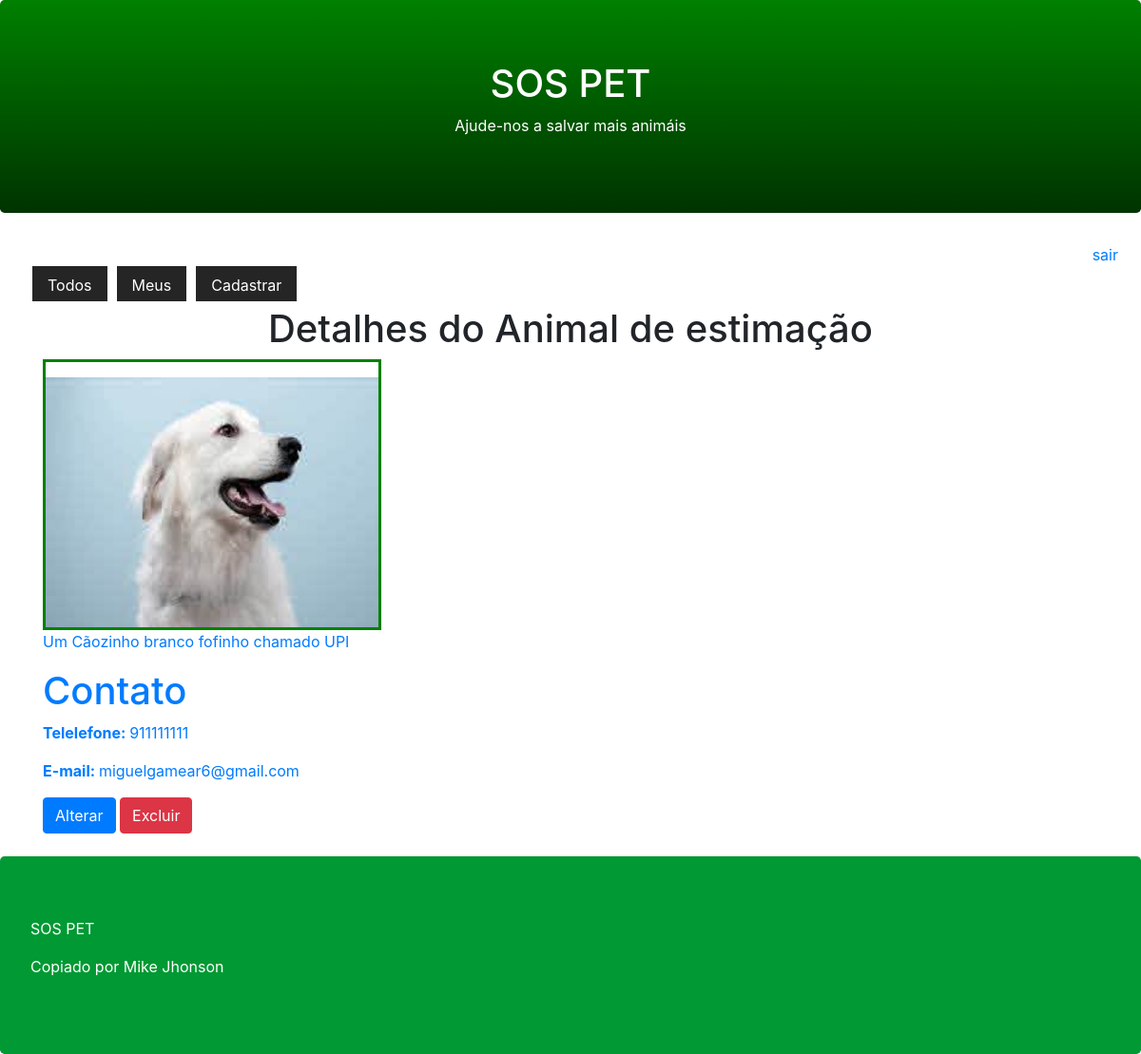
Screenshot of /pet/detail/2/ (signed in) with the database file from the repository.
### core/models.py (models this page shows, shortened)
class Pet(models.Model):
    city = models.CharField(max_length=100)
    description = models.TextField()
    phone = models.CharField(max_length=11)
    email = models.EmailField()
    begin_date = models.DateTimeField(auto_now_add=True)
    photo = models.ImageField(upload_to='pet')
    active = models.BooleanField(default=True)
    user = models.ForeignKey(User, on_delete=models.CASCADE)

### core/views.py (the view)
# urls.py: path('pet/detail/<id>/', views.pet_detail),
def pet_detail(request, id):
    pet = Pet.objects.get(active=True, id=id)
    return render(request, 'pet.html', {'pet':pet})

### templates/pet.html (shortened to what this page needs)
{% extends "model-page.html" %}
{% block content %}
<h1 class="text-center">Detalhes do Animal de estimação</h1>
<div class="modal fade" id="modal_confirm">
    <div class="modal-dialog modal-dialog-centered">
      <div class="modal-content">
        <div class="modal-body text-right">
         <a href="/pet/delete/{{ pet.id}}/">
        </div>
      </div>
    </div>
  </div>
<div class="container mp-4 mb-4">
    <div class="row">
        <div class="col-sm-4">
            <div style="border-color: green; border-style: solid; width: 356px; height: 100%">
                <img src="{{ pet.photo.url }}" width="350" height="263" style="margin-top: 16px;">
            </div>
        </div>
        <div class="col-sm-8">
           <p>{{ pet.description }}</p>
           <h1>Contato</h1>
           <p><b>Telelefone: </b>{{ pet.phone}}</p>
           <p><b>E-mail: </b>{{ pet.email }}</p>
           {% if request.user == pet.user %}
           <a href="/pet/register/?id={{ pet.id }}">
            <button type="button" class="btn btn-primary">Alterar</button>
           </a>
            <button type="button" class="btn btn-danger" data-toggle="modal"
            data-target="#modal_confirm">Excluir</button>
            {% endif %}
        </div>
    </div>
</div>
{% endblock %}

### rows the page displays
Pet: photo (picture), description "Um Cãozinho branco fofinho chamado UPI", phone "911111111", email "miguelgamear6@gmail.com"
